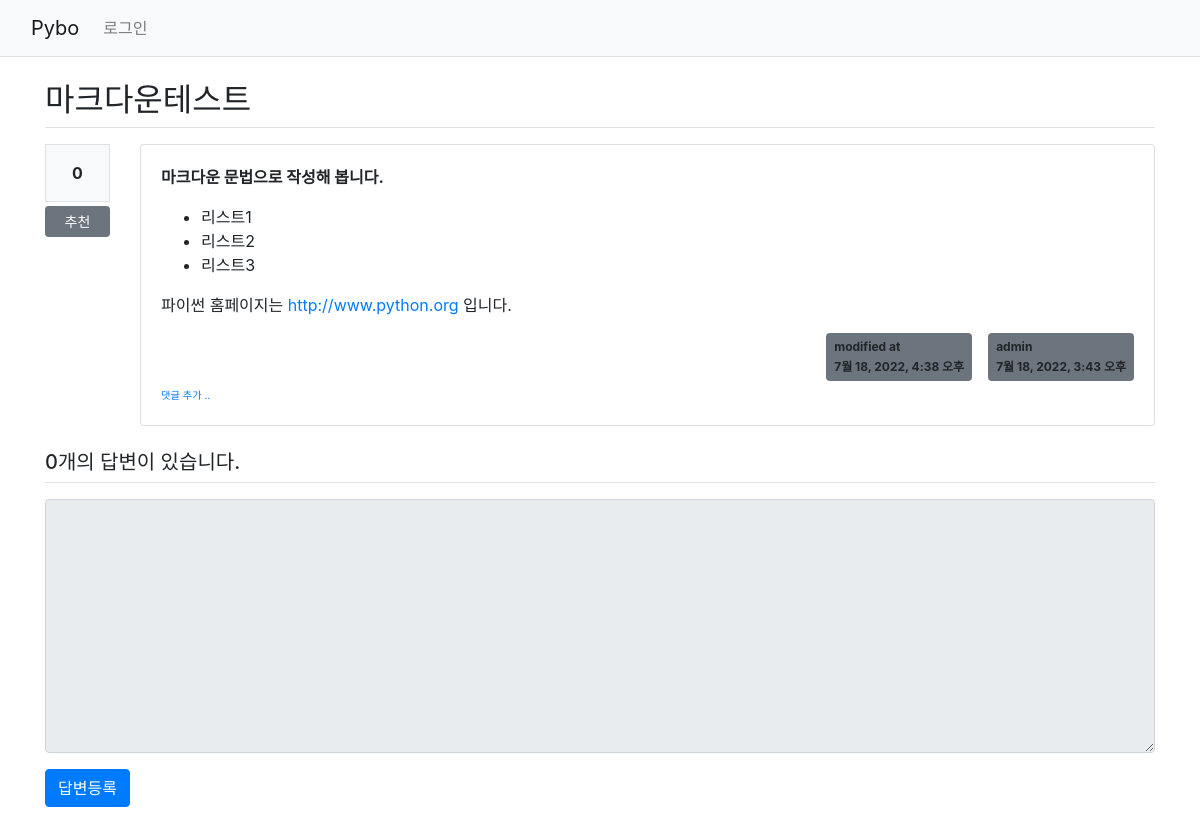
Page /pybo/306/ on the committed database.
### pybo/models.py (models this page shows, shortened)
class Question(models.Model):
    author = models.ForeignKey(User, on_delete=models.CASCADE, related_name='author_question')
    subject = models.CharField(max_length=200)
    content = models.TextField()
    create_date = models.DateTimeField()
    modify_date = models.DateTimeField(null=True, blank=True)
    voter = models.ManyToManyField(User, related_name='voter_question')

### pybo/views/base_views.py (the view)
# urls.py: path('<int:question_id>/', base_views.detail, name='detail'),
def detail(request, question_id):
    question = get_object_or_404(Question, pk=question_id)
    context = {'question': question}
    return render(request, 'pybo/question_detail.html', context)

### pybo/templatetags/pybo_filter.py (called while the page is built)
@register.filter()
def mark(value):
    extensions = ["nl2br", "fenced_code"]
    return mark_safe(markdown.markdown(value, extensions=extensions))

### templates/pybo/question_detail.html (shortened to what this page needs)
{% extends 'base.html' %}
{% load pybo_filter %}
{% block content %}
<div class="container my-3">
    <h2 class="border-bottom py-2">{{ question.subject }}</h2>
    <div class="row my-3">
        <div class="col-1">
            <div class="bg-light text-center p-3 border font-weight-bolder mb-1">{{question.voter.count}}</div>
            <a href="#" data-uri="{% url 'pybo:vote_question' question.id  %}"
               class="recommend btn btn-sm btn-secondary btn-block my-1">추천</a>
        </div>
        <div class="col-11">
            <div class="card">
                <div class="card-body">
                     <div class="card-text">{{ question.content|mark }}</div>
                    <div class="d-flex justify-content-end">
                        {% if question.modify_date %}
                        <div class="badge bg-secondary p-2 text-left mx-3">
                            <div class="mb-2">modified at</div>
                            <div>{{ question.modify_date }}</div>
                        </div>
                        {% endif %}
                        <div class="badge bg-secondary p-2 text-left">
                            <div class="mb-2">{{ question.author.username }}</div>
                            <div>{{ question.create_date }}</div>
                        </div>
                    </div>
                    <div>
                        <a href="{% url 'pybo:comment_create_question' question.id  %}"
                           class="small"><small>댓글 추가 ..</small></a>
                    </div>
                </div>
            </div>
        </div>
    </div>
    <h5 class="border-bottom my-3 py-2">{{question.answer_set.count}}개의 답변이 있습니다.</h5>
    <form action="{% url 'pybo:answer_create' question.id %}" method="post" class="my-3">
        <div class="form-group">
            <textarea {% if not user.is_authenticated %}disabled{% endif %}
              name="content" id="content" class="form-control" rows="10"></textarea>
        </div>
        <input type="submit" value="답변등록" class="btn btn-primary">
    </form>
</div>
{% endblock %}

### rows in the picture
Question: subject "마크다운테스트", voter.count "0", content|mark "마크다운 문법으로 작성해 봅니다. 리스트1 리스트2 리스트3 파이썬 홈페이지는 http://www.python.org 입니다.", modify_date "7월 18, 2022, 4:38 오후", author.username "admin", create_date "7월 18, 2022, 3:43 오후", answer_set.count "0"
